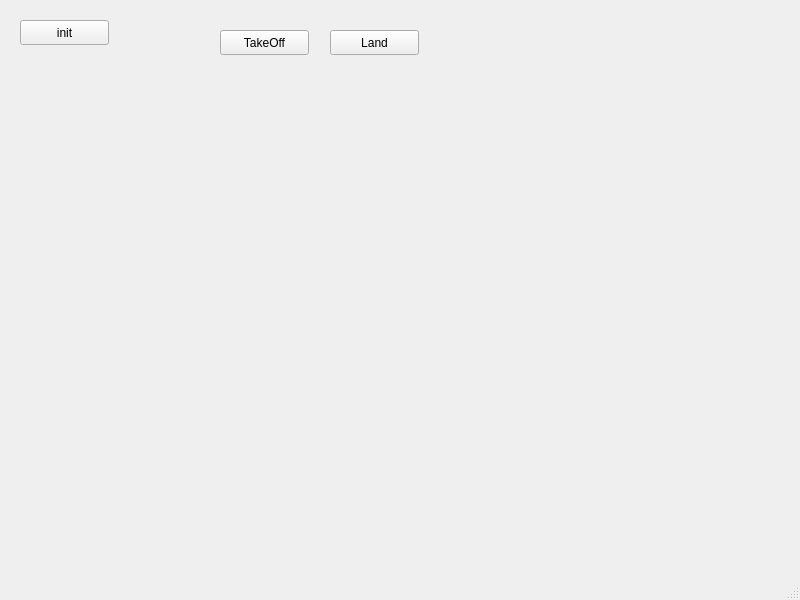
<?xml version="1.0" encoding="UTF-8"?>
<ui version="4.0">
 <class>MainWindow</class>
 <widget class="QMainWindow" name="MainWindow">
  <property name="geometry">
   <rect>
    <x>0</x>
    <y>0</y>
    <width>800</width>
    <height>600</height>
   </rect>
  </property>
  <property name="windowTitle">
   <string>MainWindow</string>
  </property>
  <widget class="QWidget" name="centralwidget">
   <widget class="QLabel" name="videoframe">
    <property name="geometry">
     <rect>
      <x>110</x>
      <y>90</y>
      <width>611</width>
      <height>401</height>
     </rect>
    </property>
    <property name="text">
     <string/>
    </property>
   </widget>
   <widget class="QPushButton" name="pushButton">
    <property name="geometry">
     <rect>
      <x>20</x>
      <y>20</y>
      <width>89</width>
      <height>25</height>
     </rect>
    </property>
    <property name="text">
     <string>init</string>
    </property>
   </widget>
   <widget class="QPushButton" name="TakeOff">
    <property name="geometry">
     <rect>
      <x>220</x>
      <y>30</y>
      <width>89</width>
      <height>25</height>
     </rect>
    </property>
    <property name="text">
     <string>TakeOff</string>
    </property>
   </widget>
   <widget class="QPushButton" name="Land">
    <property name="geometry">
     <rect>
      <x>330</x>
      <y>30</y>
      <width>89</width>
      <height>25</height>
     </rect>
    </property>
    <property name="text">
     <string>Land</string>
    </property>
   </widget>
  </widget>
  <widget class="QMenuBar" name="menubar">
   <property name="geometry">
    <rect>
     <x>0</x>
     <y>0</y>
     <width>800</width>
     <height>22</height>
    </rect>
   </property>
  </widget>
  <widget class="QStatusBar" name="statusbar"/>
 </widget>
 <resources/>
 <connections/>
</ui>
